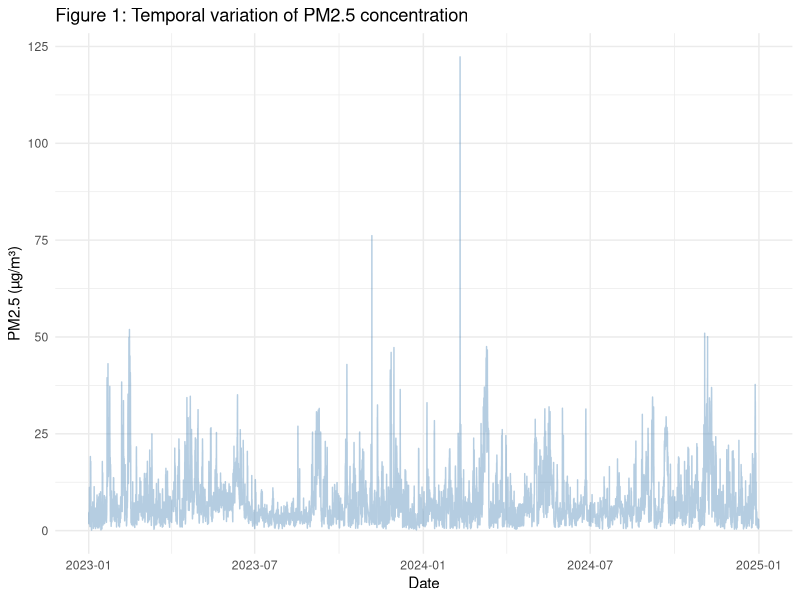
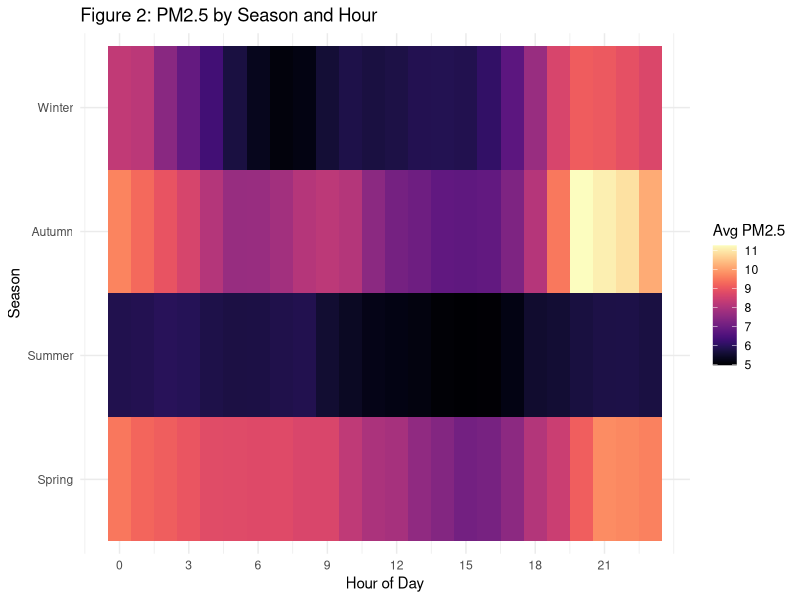
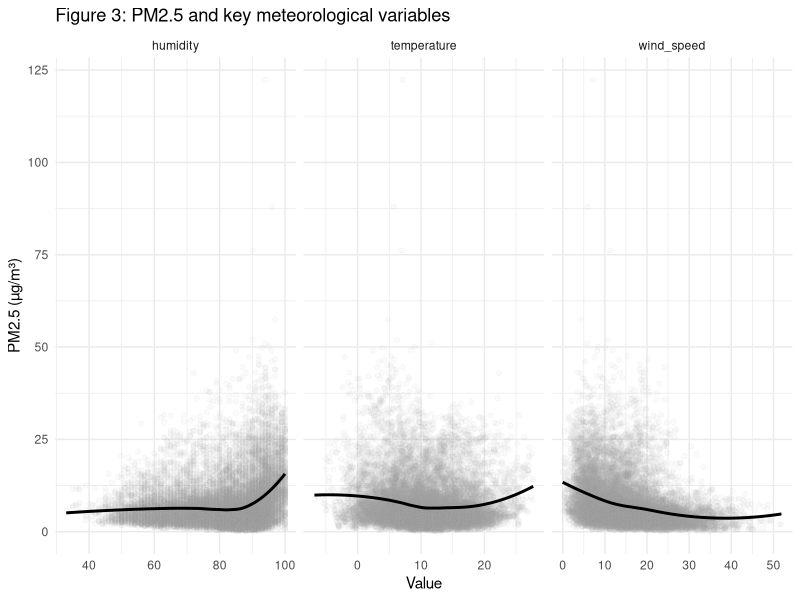
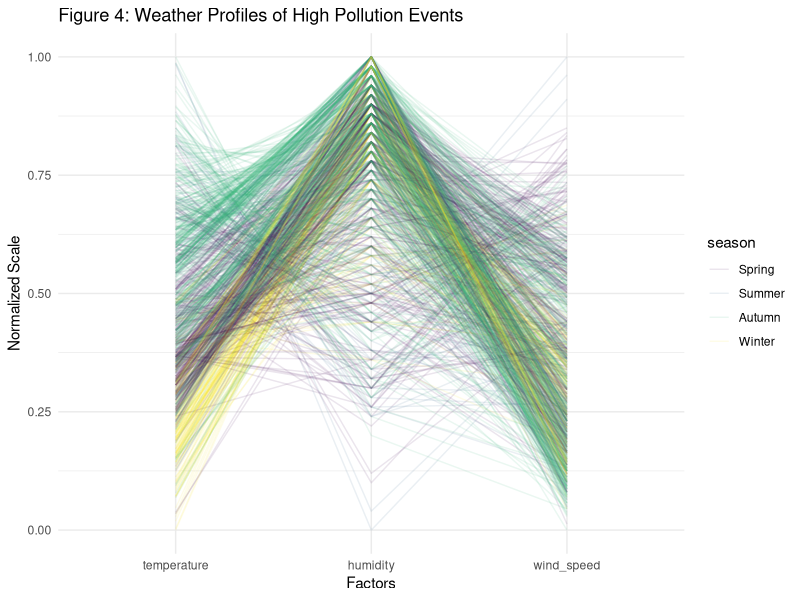
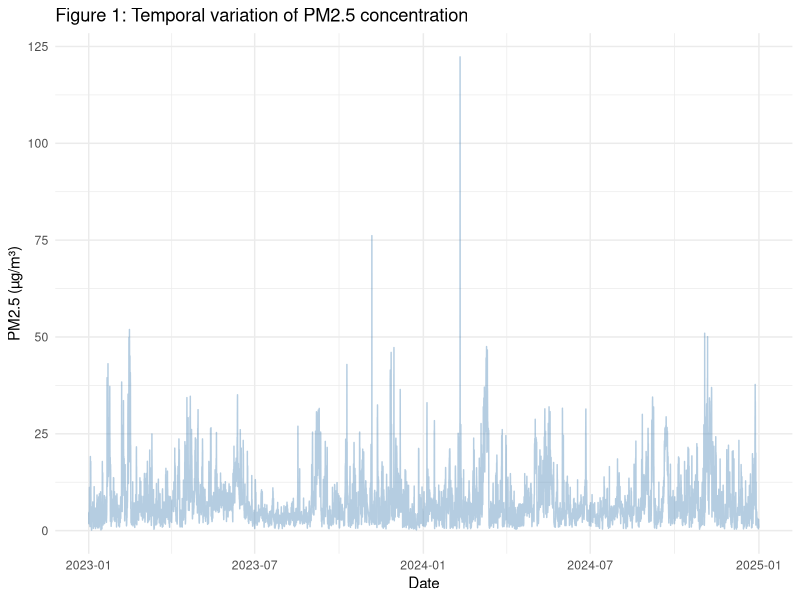
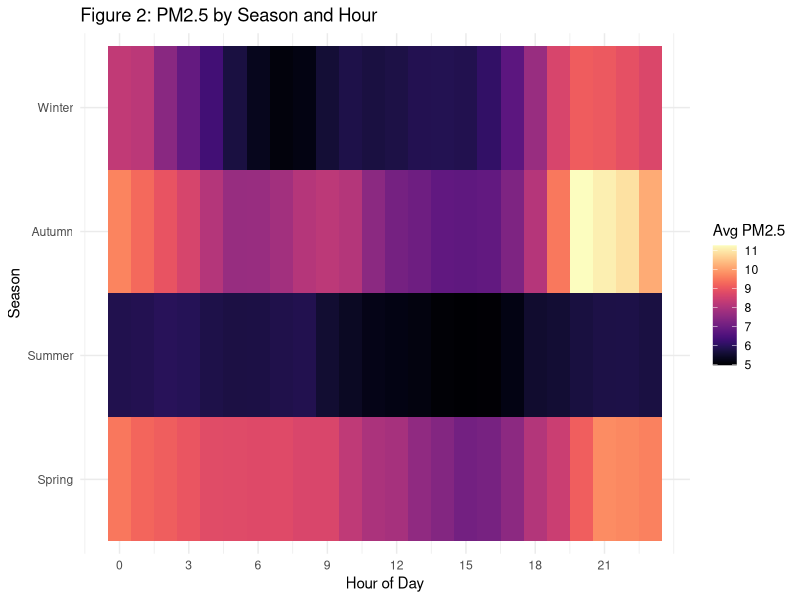
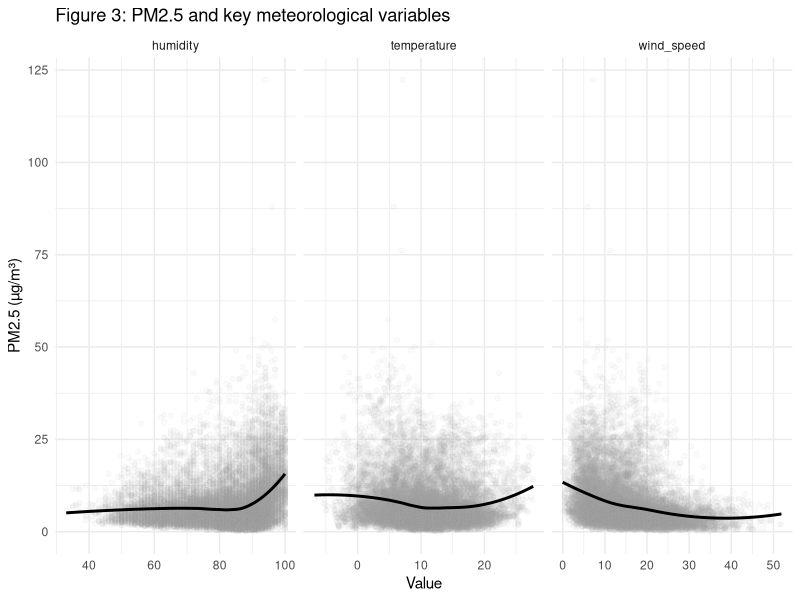
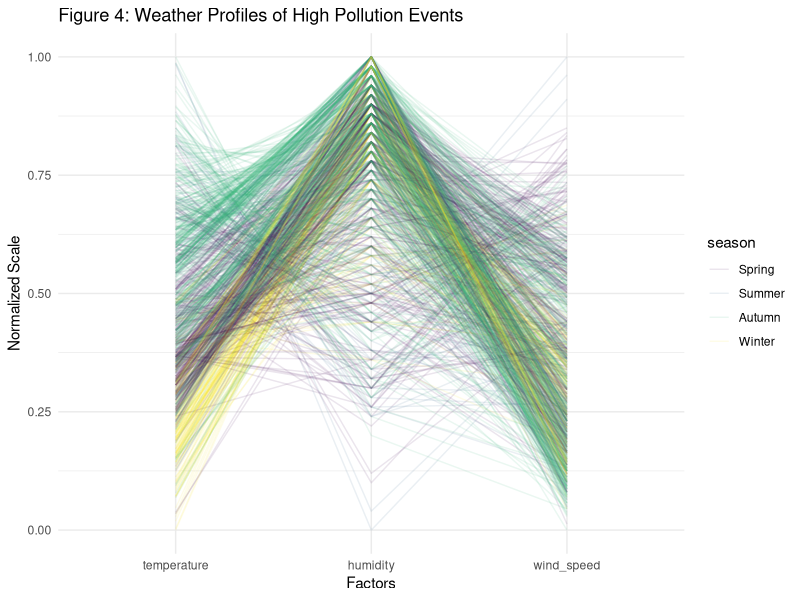

Here is the R script that generated these plots, in order:
# load required libraries
library(tidyverse)
library(lubridate)
library(GGally)
library(viridis)
library(tidyr)

# 1.Load PM2.5 data
pm25<-read.csv("UK_AIR_Sheffiled_PM2.5_data.csv",
               skip=10,
               stringsAsFactors = FALSE
)

# Check basic structure of the dataset
head(pm25)
names(pm25)
str(pm25)

# Clean PM2.5 values 
pm25_dg<-pm25$PM2.5.particulate.matter..Hourly.measured..1

# Convert PM2.5 column to numeric
pm25_dg<-as.numeric(pm25_dg)

# summary and missing values
summary(pm25_dg)
sum(is.na(pm25_dg))

# Create datetime variable
pm25$datetime <- as.POSIXct(
  paste(pm25$Date, pm25$Time),
  format = "%Y-%m-%d %H:%M:%S",
  tz = "GMT"
)

# Create cleaned Pm2.5 dataset
pm25_clean <- data.frame(
  datetime = pm25$datetime,
  pm25 = pm25_dg
)

pm25_clean <- na.omit(pm25_clean)
summary(pm25_clean)

# 2.Load and clean weather data
weather<-read.csv("OpenMeteo_Weather_Variables.csv",
                  skip=3,
                  stringsAsFactors = FALSE
)
head(weather)
str(weather)
names(weather)

# Convert time column to POSIXct format
weather$time<-as.POSIXct(weather$time,
                         format="%Y-%m-%dT%H:%M",
                         tz="GMT"
)

# Select and rename relevant weather variables
weather_clean<-data.frame(datetime=weather$time,
                          temperature=weather$temperature_2m...C.,
                          humidity=weather$relative_humidity_2m....,
                          wind_speed=weather$wind_speed_10m..km.h.)

weather_clean<-na.omit(weather_clean)
summary(weather_clean)

# 3.Merge PM2.5 and weather data
final_data<-merge(pm25_clean,weather_clean,by="datetime")

str(final_data)
summary(final_data)
head(final_data)


# Create additional time-based variables
final_data <- final_data %>%
  mutate(
    hour = as.numeric(format(datetime, "%H")),
    month = as.numeric(format(datetime, "%m")),
    season = case_when(
      month %in% c(12, 1, 2) ~ "Winter",
      month %in% c(3, 4, 5) ~ "Spring",
      month %in% c(6, 7, 8) ~ "Summer",
      month %in% c(9, 10, 11) ~ "Autumn"
    )
  ) %>%
  mutate(season = factor(season, levels = c("Spring", "Summer", "Autumn", "Winter"))
         )

# 4. Figure 1: Temporal variation of PM2.5
fig1 <- ggplot(final_data, aes(x = datetime, y = pm25)) +
  geom_line(color = "steelblue", alpha = 0.4) +
  geom_smooth(method ="loess", span = 0.3, color = "black") +
  labs(title = "Figure 1: Temporal variation of PM2.5 concentration",
       x = "Date", 
       y = "PM2.5 (µg/m³)") +
  theme_minimal()

print(fig1)

# 5. Figure 2: Seasonal and diurnal heatmap
df_heatmap <- final_data %>%
  group_by(season,hour ) %>%
  summarise(mean_pm = mean(pm25, na.rm = TRUE), .groups = "drop")

fig2 <- ggplot(df_heatmap, aes(x = hour, y = season, fill = mean_pm)) +
  geom_tile() +
  scale_fill_viridis(option = "magma", name = "Avg PM2.5") +
  labs(title = "Figure 2: PM2.5 by Season and Hour",
       x = "Hour of Day", 
       y = "Season") +
  scale_x_continuous(breaks=seq(0,23,by=3))+
  theme_minimal()

print(fig2)

# 6. Figure 3: scatter of meteorological factors
df_long <- final_data %>%
  pivot_longer(cols = c(temperature, humidity, wind_speed), 
               names_to = "weather_var", values_to = "value")

fig3 <- ggplot(df_long, aes(x = value, y = pm25)) +
  geom_point(alpha = 0.05, color = "darkgrey") +
  geom_smooth(method = "loess", se = FALSE, color = "black") +
  facet_wrap(~weather_var, scales = "free_x") +
  labs(title = "Figure 3: PM2.5 and key meteorological variables",
       x = "Value", 
       y = "PM2.5 (µg/m³)") +
  theme_minimal()

print(fig3)

# 7. Figure 4: Parallel coordinates for high pollution events
high_pollution <- final_data %>% filter(pm25 > 20) 

fig4 <- ggparcoord(high_pollution, 
                   columns = c(3,4,5), 
                   groupColumn = "season", 
                   scale = "uniminmax", 
                   alphaLines = 0.1) +
  scale_color_viridis(discrete = TRUE) +
  labs(title = "Figure 4: Weather Profiles of High Pollution Events",
       x = "Factors", 
       y = "Normalized Scale") +
  theme_minimal()

print(fig4)

ggsave("fig1_time_series.png", fig1)
ggsave("fig2_heatmap.png", fig2)
ggsave("fig3_scatter.png", fig3)
ggsave("fig4_parallel_coordinates.png", fig4)
